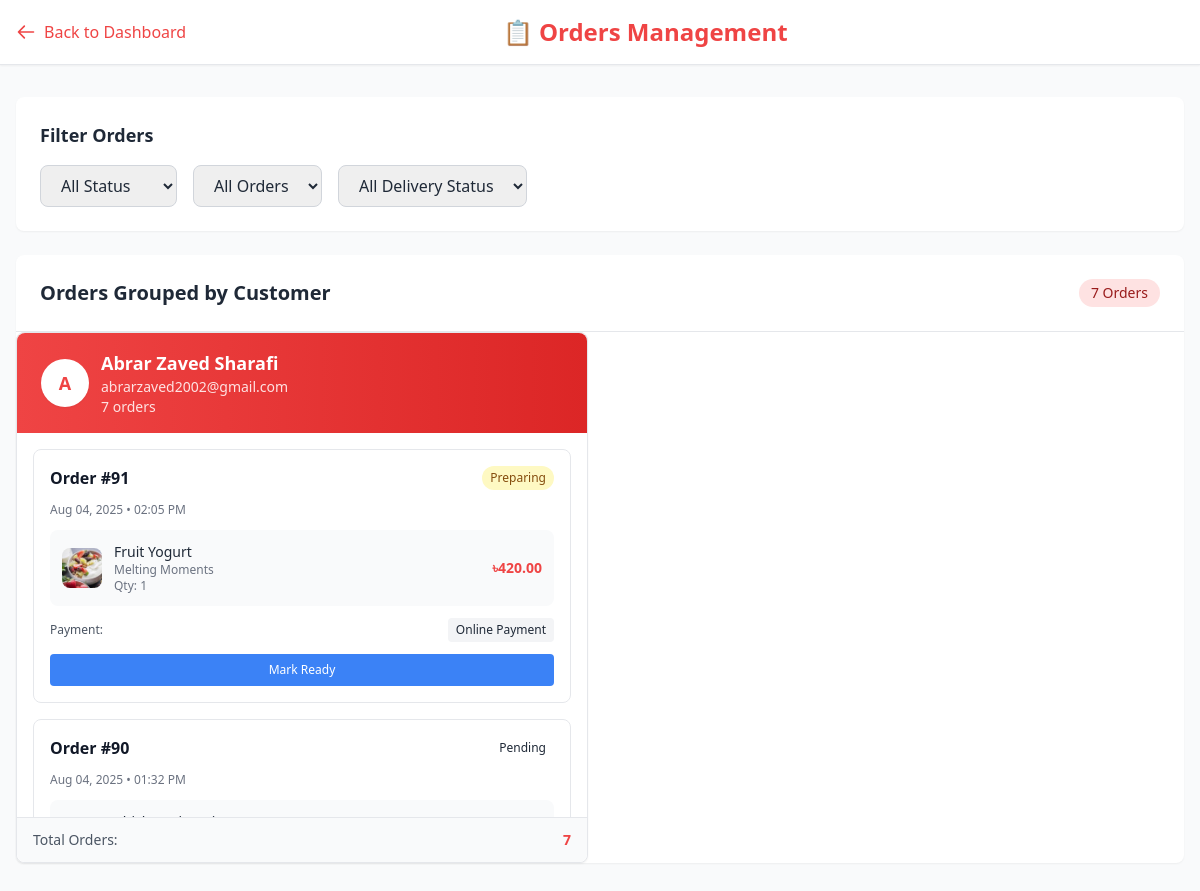
Before: /orders/ (signed in) with the older database file.
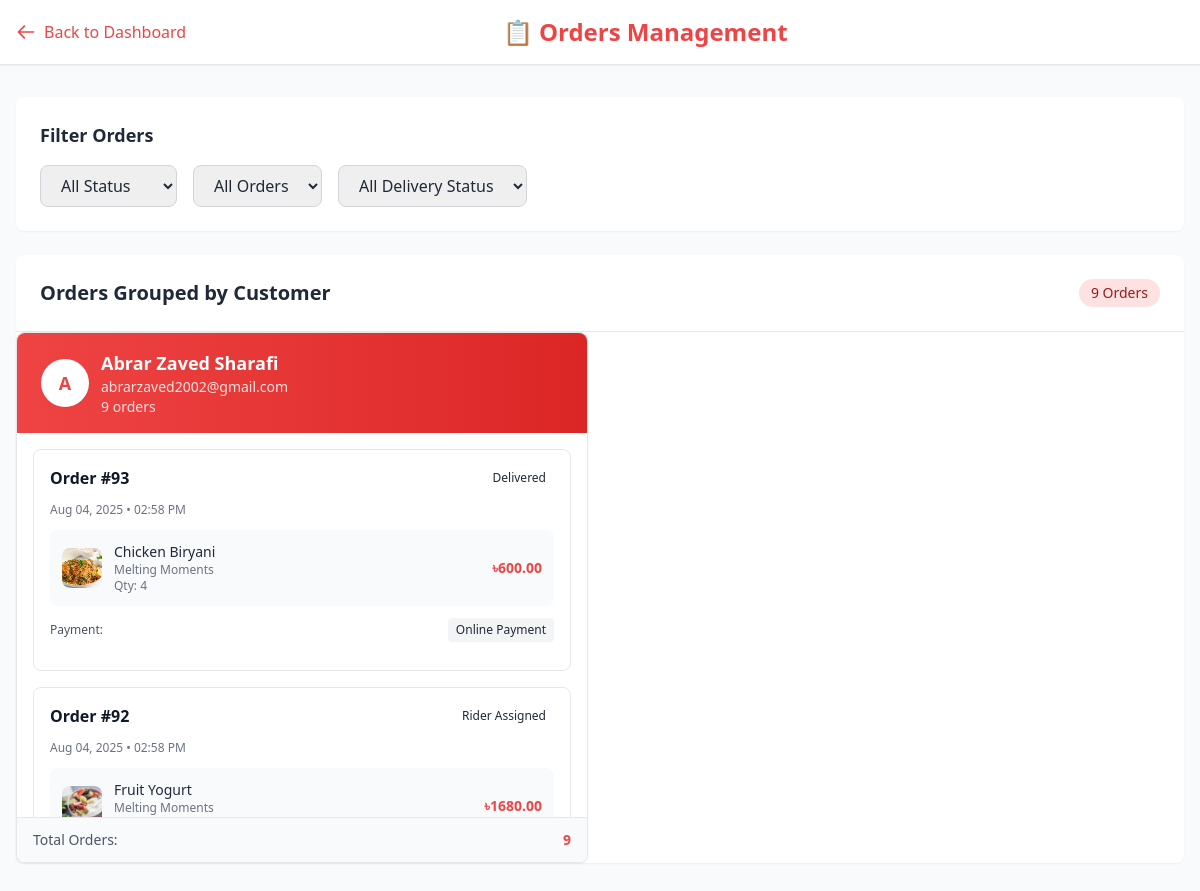
After: the same page with the newer database file.
### authentication/models.py (models this page shows, shortened)
class User(AbstractBaseUser):
    USER_TYPE_CHOICES = (
        ("user", "user"),
        ("owner", "owner"),
        ("rider", "rider"),
    )
    name = models.CharField(max_length=255)
    email = models.CharField(max_length=50, unique=True)
    phone = models.CharField(max_length=15, blank=True, null=True)
    restaurant_name = models.CharField(max_length=255, blank=True, null=True)
    user_type = models.CharField(
        max_length=10, choices=USER_TYPE_CHOICES, default="User"
    )
    city= models.CharField(max_length=100, blank=True, null=True)
    is_active = models.BooleanField(default=True)
    is_staff = models.BooleanField(default=False)
    is_admin = models.BooleanField(default=False)
    is_superuser = models.BooleanField(default=False)
    username = None
    groups = None
    USERNAME_FIELD = "email"
    objects = UserManager()

### order/models.py (models this page shows, shortened)
class Order(models.Model):
    choices = [
        ("Preparing", "Preparing"),
        ("Completed", "Completed"),
        ("Cancelled", "Cancelled"),
        ("Delivered", "Delivered"),
        ("Pending", "Pending"),
        ("Completed with Rider", "Completed with Rider"),
        ("Rider Assigned", "Rider Assigned"),
        ("On the way", "On the way"),
    ]
    PAYMENT_METHOD = [
        ("Cash on Delivery", "Cash on Delivery"),
        ("Online Payment", "Online Payment"),
    ]
    user = models.ForeignKey(settings.AUTH_USER_MODEL, on_delete=models.CASCADE)
    cart = models.ForeignKey(Cart, on_delete=models.CASCADE, null=True, blank=True)
    restaurant = models.ForeignKey(
        Restaurant,
        verbose_name="Restaurant",
        on_delete=models.CASCADE,
        blank=True,
        null=True,
    )
    status = models.CharField(max_length=50, choices=choices,blank=True, null=True)
    total_price = models.DecimalField(max_digits=10, decimal_places=2, default=0.00)
    is_accepted = models.BooleanField(default=False)
    is_delivered = models.BooleanField(default=False)
    payment_method = models.CharField(
        max_length=50, choices=PAYMENT_METHOD, default="Cash on Delivery"
    )
    created_at = models.DateTimeField(auto_now_add=True)
    def __str__(self):
        return f"Order {self.id} by {self.user.username}"

class Cart(models.Model):
    user = models.ForeignKey(settings.AUTH_USER_MODEL, on_delete=models.CASCADE)
    item = models.ForeignKey(Menu, verbose_name="Menu Item", on_delete=models.CASCADE)
    quantity = models.PositiveIntegerField(default=1)
    total_price = models.DecimalField(max_digits=10, decimal_places=2, default=0.00)
    created_at = models.DateTimeField(auto_now_add=True)
    ordered = models.BooleanField(default=False)

### restaurant/models.py (models this page shows, shortened)
class Menu(models.Model):
    CATEGORIES = [
        ("Appetizer", "Appetizer"),
        ("Main Course", "Main Course"),
        ("Dessert", "Dessert"),
        ("Beverage", "Beverage"),
    ]
    restaurant = models.ForeignKey(Restaurant, on_delete=models.CASCADE)
    item_name = models.CharField(max_length=255)
    category = models.CharField(
        max_length=50, choices=CATEGORIES, default="Main Course"
    )
    description = models.TextField(blank=True, null=True)
    price = models.DecimalField(max_digits=10, decimal_places=2)
    image = models.ImageField(upload_to="menu_images/", blank=True, null=True)
    estimated_time_delivery = models.IntegerField(
        default=30, blank=True, null=True
    )  # in minutes
    rating = models.FloatField(default=0.0)
    discount = models.DecimalField(
        max_digits=5, decimal_places=2, default=0.0, blank=True, null=True
    )  # in percentage
    is_available = models.BooleanField(default=True)

class Restaurant(models.Model):
    CATEGORIES = [
        ("Chinese", "Chinese"),
        ("Indian", "Indian"),
        ("Bengali", "Bengali"),
        ("Fast Food", "Fast Food"),
    ]
    owner = models.ForeignKey(User, on_delete=models.CASCADE)
    restaurant_name = models.CharField(max_length=255)
    category = models.CharField(max_length=50, choices=CATEGORIES, default="Bengali")
    restaurant_image = models.ImageField(
        upload_to="restaurant_images/", blank=True, null=True
    )
    inside_image1 = models.ImageField(
        upload_to="restaurant_inside_images/", blank=True, null=True
    )
    inside_image2 = models.ImageField(
        upload_to="restaurant_inside_images/", blank=True, null=True
    )
    inside_image3 = models.ImageField(
        upload_to="restaurant_inside_images/", blank=True, null=True
    )
    phone = models.CharField(max_length=15, blank=True, null=True)
    email = models.CharField(max_length=50, blank=True, null=True)
    location = models.CharField(max_length=255, blank=True, null=True)
    address = models.CharField(max_length=255, blank=True, null=True)
    description = models.TextField(blank=True, null=True)
    about = models.TextField(blank=True, null=True)
    opening_time = models.TimeField(blank=True, null=True)
    closing_time = models.TimeField(blank=True, null=True)
    chef_name = models.CharField(max_length=255, blank=True, null=True)
    chef_image = models.ImageField(upload_to="chef_images/", blank=True, null=True)
    rating = models.FloatField(default=0.0)
    offers = models.IntegerField(default=0, blank=True, null=True)
    is_open = models.BooleanField(default=False)
    estimated_delivery_time = models.IntegerField(
        default=30, blank=True, null=True
    )  # in minutes
    slug = models.SlugField(max_length=255, unique=True, blank=True, null=True)

### order/views.py (the view)
# urls.py: path("orders/", views.orders, name="orders"),
@login_required
def orders(request):
    user = request.user
    orders = Order.objects.filter(
        Q(cart__item__restaurant__owner=user, is_accepted=False)
        | Q(cart__item__restaurant__owner=user, status="Preparing")
        | Q(cart__item__restaurant__owner=user, status="Pending")
        | Q(cart__item__restaurant__owner=user, status="Completed")
        | Q(cart__item__restaurant__owner=user, status="Completed with Rider")
        | Q(cart__item__restaurant__owner=user, status="Rider Assigned")
        | Q(cart__item__restaurant__owner=user, status="Delivered")
    ).order_by("-created_at")
    print(f"Orders for {user.username}: {orders}")
    return render(request, "order/orders.html", {"orders": orders})

### home/context_processors.py (called while the page is built)
def notification_count(request):
    notification_count = 0
    all_notifications = []
    if request.user.is_authenticated:
        all_notifications = notification.objects.filter(
            user=request.user
        ).order_by("-created_at")
        notification_count = all_notifications.filter(is_read=False).count()
    return {
        "notification_count": notification_count,
        "all_notifications": all_notifications,
    }

### order/context_processors.py (called while the page is built)
def cart_count(request):
    cart_count = 0
    if request.user.is_authenticated:
        cart_count = Cart.objects.filter(
            user=request.user, ordered=False, quantity__gt=0
        ).count()
    return {"cart_count": cart_count}

### templates/order/orders.html (shortened to what the changed rows need)
{% load static %}
<html lang="en">
  <head>
    <script src="https://cdn.tailwindcss.com"></script>
  </head>
  <body class="bg-gray-50 text-gray-800 min-h-screen">
    <div class="bg-white shadow-sm border-b">
      <div class="max-w-7xl mx-auto px-4 py-4">
        <div class="flex items-center justify-between">
          <h1 class="text-2xl font-bold text-red-500">📋 Orders Management</h1>
        </div>
      </div>
    </div>
    <div class="max-w-7xl mx-auto px-4 py-8">
      <div class="bg-white rounded-lg shadow-sm p-6 mb-6">
        <h2 class="text-lg font-semibold mb-4">Filter Orders</h2>
      </div>
      <div class="bg-white rounded-lg shadow-sm">
        <div class="p-6 border-b">
          <div class="flex items-center justify-between">
            <h2 class="text-xl font-semibold">Orders Grouped by Customer</h2>
            <span class="bg-red-100 text-red-800 px-3 py-1 rounded-full text-sm font-medium">{{ orders.count }} Order{{ orders.count|pluralize }}</span>
          </div>
        </div>
        {% if orders %}
          {% regroup orders by user as user_orders %}
          <div class="grid grid-cols-1 lg:grid-cols-2 xl:grid-cols-3 gap-6">
            {% for user_group in user_orders %}
              <div class="bg-white rounded-lg shadow-sm border border-gray-200 hover:shadow-md transition-shadow">
                <div class="bg-gradient-to-r from-red-500 to-red-600 text-white px-6 py-4 rounded-t-lg">
                  <div class="flex items-center gap-3">
                    <div class="bg-white text-red-500 w-12 h-12 rounded-full flex items-center justify-center font-bold text-lg shadow-sm">
                      {% if user_group.grouper.name %}
                        {{ user_group.grouper.name|first|upper }}
                      {% else %}
                        {{ user_group.grouper.username|first|upper }}
                      {% endif %}
                    </div>
                    <div class="flex-1 min-w-0">
                      <h3 class="text-lg font-semibold truncate">
                        {% if user_group.grouper.name %}
                          {{ user_group.grouper.name }}
                        {% else %}
                          {{ user_group.grouper.username }}
                        {% endif %}
                      </h3>
                      <p class="text-red-100 text-sm truncate">{{ user_group.grouper.email }}</p>
                      <p class="text-red-100 text-sm">{{ user_group.list|length }} order{{ user_group.list|length|pluralize }}</p>
                    </div>
                  </div>
                </div>
                <div class="p-4 space-y-4 max-h-96 overflow-y-auto">
                  {% for order in user_group.list %}
                    <div class="order-item border border-gray-200 rounded-lg p-4 hover:border-red-300 transition-colors" data-status="{{ order.status }}" data-accepted="{{ order.is_accepted|yesno:'true,false' }}" data-delivered="{{ order.is_delivered|yesno:'true,false' }}">
                      <div class="flex items-center justify-between mb-3">
                        <h4 class="font-semibold text-gray-900">Order #{{ order.id }}</h4>
                        <span class="status-badge px-2 py-1 rounded-full text-xs font-medium
                                              {% if order.status == 'Preparing' %}
                            bg-yellow-100 text-yellow-800
                          {% elif order.status == 'Completed' %}
                            bg-green-100 text-green-800
                          {% elif order.status == 'Cancelled' %}
                            bg-red-100 text-red-800
                          {% endif %}">
                          {% if order.status == "Completed with Rider" %}Rider En Route{% else %}{{ order.status }}{% endif %}
                        </span>
                      </div>
                      <p class="text-xs text-gray-500 mb-3">{{ order.created_at|date:'M d, Y' }} • {{ order.created_at|time:'h:i A' }}</p>
                      <div class="bg-gray-50 rounded-lg p-3 mb-3">
                        <div class="flex items-center gap-3">
                          <img src="{{ order.cart.item.image.url }}" alt="{{ order.cart.item.item_name }}" class="w-10 h-10 object-cover rounded-lg flex-shrink-0" />
                          <div class="flex-1 min-w-0">
                            <p class="font-medium text-sm truncate">{{ order.cart.item.item_name }}</p>
                            <p class="text-xs text-gray-500 truncate">{{ order.cart.item.restaurant.restaurant_name }}</p>
                            <p class="text-xs text-gray-500">Qty: {{ order.cart.quantity }}</p>
                          </div>
                          <div class="text-right flex-shrink-0">
                            <p class="font-bold text-red-500 text-sm">৳{{ order.total_price }}</p>
                          </div>
                        </div>
                      </div>
                      <div class="flex items-center justify-between mb-3">
                        <span class="text-xs text-gray-600">Payment:</span>
                        <span class="text-xs font-medium bg-gray-100 px-2 py-1 rounded">{{ order.payment_method }}</span>
                      </div>
                      <div class="space-y-2">
                        {% if order.status == 'Pending' %}
                          <div class="grid grid-cols-2 gap-2">
                            <button onclick="updateOrderStatus({{ order.id }}, 'accept')" class="bg-green-500 hover:bg-green-600 text-white px-3 py-2 rounded text-xs font-medium transition-colors">Accept</button>
                            <button onclick="updateOrderStatus({{ order.id }}, 'reject')" class="bg-red-500 hover:bg-red-600 text-white px-3 py-2 rounded text-xs font-medium transition-colors">Reject</button>
                          </div>
                        {% elif order.status == 'Preparing' or order.status == 'Rider Assigned' %}
                          <button onclick="updateOrderStatus({{ order.id }}, 'complete')" class="w-full bg-blue-500 hover:bg-blue-600 text-white px-3 py-2 rounded text-xs font-medium transition-colors">Mark Ready</button>
                        {% endif %}
                      </div>
                    </div>
                  {% endfor %}
                </div>
                <div class="bg-gray-50 px-4 py-3 rounded-b-lg border-t">
                  <div class="flex items-center justify-between text-sm">
                    <span class="text-gray-600">Total Orders:</span>
                    <span class="font-semibold text-red-500">{{ user_group.list|length }}</span>
                  </div>
                </div>
              </div>
            {% endfor %}
          </div>
        {% else %}
          <div class="p-12 text-center">
            <div class="text-6xl mb-4">📭</div>
            <h3 class="text-xl font-semibold text-gray-900 mb-2">No Orders Yet</h3>
            <p class="text-gray-500">Orders from your restaurant will appear here.</p>
          </div>
        {% endif %}
      </div>
    </div>
  </body>
</html>

Changed rows visible on the page:
changed User "Abrar Zaved Sharafi": loses Order (id "91", status "Preparing", created_at "Aug 04, 2025", created_at "02:05 PM", cart.item.image (picture), cart.item.item_name "Fruit Yogurt", cart.item.restaurant.restaurant_name "Melting Moments", cart.quantity "1", total_price "420.00", payment_method "Online Payment"); loses Order (id "90", status "Pending", created_at "Aug 04, 2025", created_at "01:32 PM"); list|length "7" → "9"
added Order: id "93", status "Delivered", created_at "Aug 04, 2025", created_at "02:58 PM", cart.item.image (picture), cart.item.item_name "Chicken Biryani", cart.item.restaurant.restaurant_name "Melting Moments", cart.quantity "4", total_price "600.00", payment_method "Online Payment"
added Order: id "92", status "Rider Assigned", created_at "Aug 04, 2025", created_at "02:58 PM", cart.item.image (picture), cart.item.item_name "Fruit Yogurt", cart.item.restaurant.restaurant_name "Melting Moments", total_price "1680.00"
Other visible differences:
{{ orders.count }}: "7" → "9"
